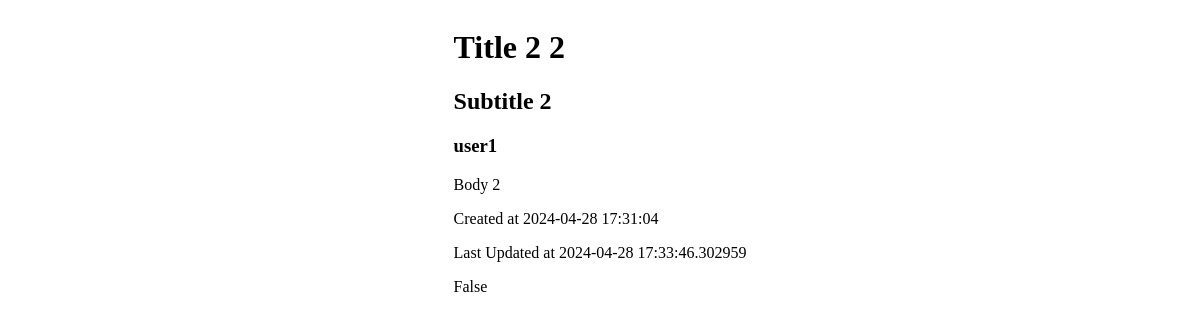
Screenshot of /blogs/2 with the database file from the repository.
### blog_api/models.py (models this page shows, shortened)
class BlogPost(db.Model):
   __tablename__ = "blog_posts"
   id: Mapped[int] = mapped_column(primary_key=True)
   title: Mapped[str]
   subtitle: Mapped[Optional[str]]
   body: Mapped[str]
   created_at: Mapped[datetime] = mapped_column(server_default=func.now())
   updated_at: Mapped[datetime] = mapped_column(onupdate=lambda : datetime.now(timezone.utc), server_default=func.now())
   author_id: Mapped[int] = mapped_column(ForeignKey("users.id"))
   author: Mapped["User"] = relationship(back_populates="blogs")

class User(db.Model):
   __tablename__="users"
   id: Mapped[int] = mapped_column(primary_key=True)
   username: Mapped[str]
   password: Mapped[str]
   blogs: Mapped[List["BlogPost"]] = relationship(back_populates="author")

### blog_api/api.py (the view)
@app.get('/blogs/<int:blog_id>')
def get_blog(blog_id):
    res = db.get_or_404(BlogPost, blog_id)
    blog = {
        "title": res.title,
        "subtitle": res.subtitle,
        "body": res.body,
        "created_at": res.created_at,
        "updated_at": res.updated_at,
        "author": res.author.username
    }
    print(f"Current user {current_user}")
    print(f"Is authed {(current_user.is_authenticated and current_user.id==res.author.id)}")
    return render_template('./blog.html', blog=blog, is_authed=(current_user.is_authenticated and current_user.id==res.author.id))

### blog_api/templates/blog.html (shortened to what this page needs)
{% extends 'base.html' %}
{% block content %}
<h1>{{blog.title}}</h1>
<h2>{{blog.subtitle}}</h2>
<h3>{{blog.author}}</h3>
<p>{{blog.body}}</p>
<p>Created at {{blog.created_at}}</p>
<p>Last Updated at {{blog.updated_at}}</p>
{{is_authed}}
{% endblock %}

### blog_api/static/main.css (style rules this page uses)
body { display: flex; flex-direction: column; align-items: center; }

### rows the page displays
BlogPost: title "Title 2 2", subtitle "Subtitle 2", body "Body 2", created_at "2024-04-28 17:31:04", updated_at "2024-04-28 17:33:46.302959"
User: author "user1"

### other values shown
{{ is_authed }} "False"
